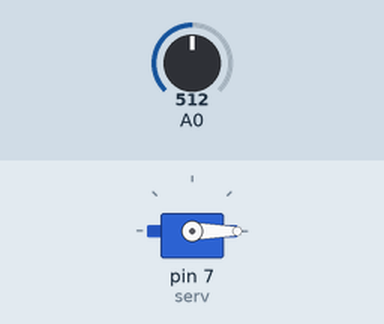
A sketch run on a simulated Arduino Uno, built with avr-gcc and run on an emulated ATmega328P. Parts: servo. The test bench sets the inputs (shaded band); at power-on: A0 = 512.

Above: at 1.2 s.
1.3 s: A0 set to 536
At 2.7 s:
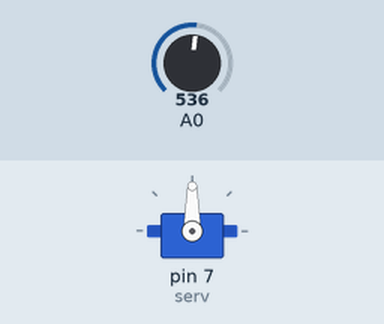
Timing chart, 0 to 4.3 s (numbered marks = the images above; inputs shaded):
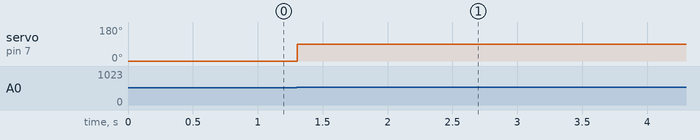

Measured:
- the behaviour switches between 528 and 529 on A0 (found by bisection; images 0 and 1)
- after the input at 1.3 s, servo on pin 7 (serv): 0° → 90° at once

The sketch:

Feedback_system.ino
```cpp
#include <Servo.h>

Servo serv;
int AnalogOut = 0;
int NewAnalogOut = 0;

void setup() {
  Serial.begin(9600);
  serv.attach(7);
}

void loop() {

  int sensorValue = analogRead(A0);
  NewAnalogOut = map(sensorValue, 0, 1023, 0, 180);
  if (abs(NewAnalogOut - AnalogOut) > 2) {
    serv.write(AnalogOut);
    AnalogOut = NewAnalogOut;
  }

    delay(50);
}
```
